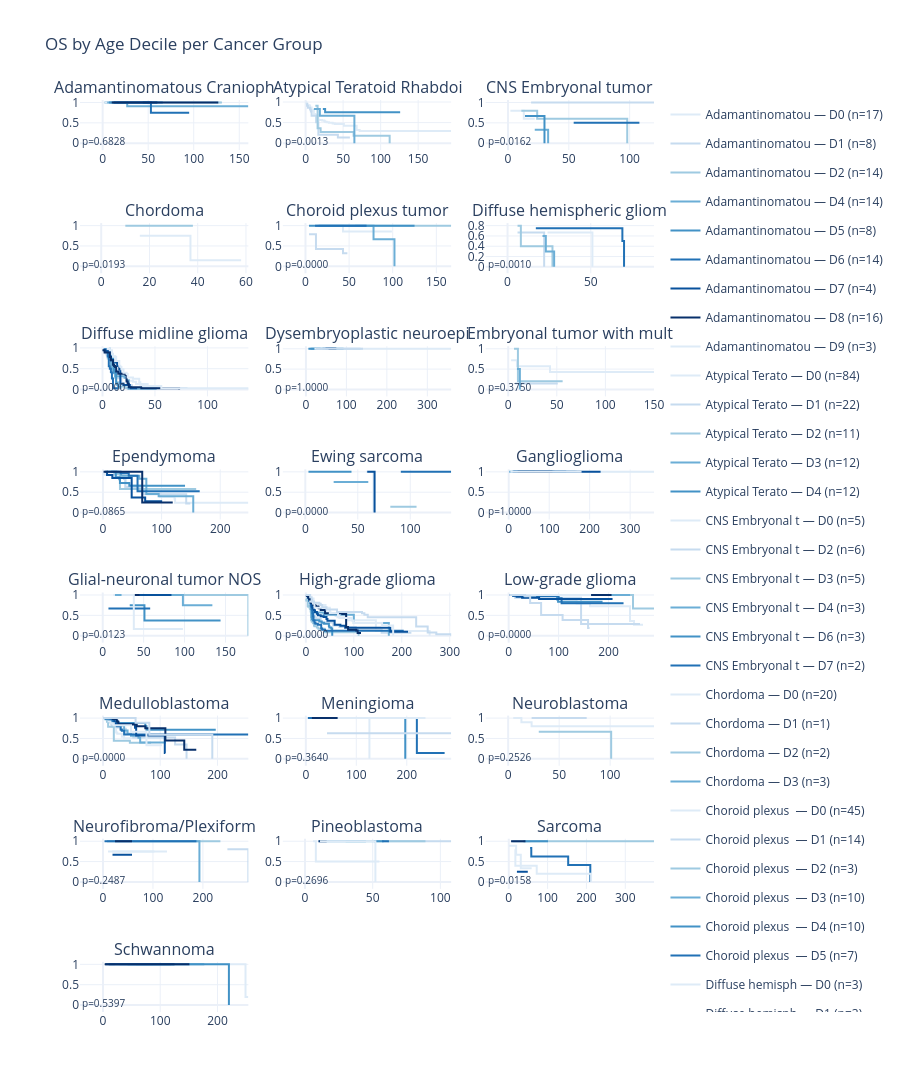

Notebook code for this chart:
### Code cell
# Per-cancer: OS by age decile (within each cancer group)
os_groups = [g for g in target_groups if 
             merged[(merged['CANCER_GROUP']==g) & merged['AGE'].notna() 
                    & merged['OS_MONTHS'].notna() & merged['os_event'].notna()].shape[0] >= 20]

results_os = []
n_groups = len(os_groups)
n_cols = min(3, n_groups)
n_rows = max(1, int(np.ceil(n_groups / n_cols)))

fig = make_subplots(rows=n_rows, cols=n_cols,
                    subplot_titles=[f'{g[:25]}' for g in os_groups],
                    vertical_spacing=0.08, horizontal_spacing=0.06)

idx = 0
for group in os_groups:
    gdata = merged[(merged['CANCER_GROUP']==group) & merged['AGE'].notna()
                   & merged['OS_MONTHS'].notna() & merged['os_event'].notna()].copy()
    if len(gdata) < 20: continue
    
    # Create deciles within this cancer group
    gdata['age_decile'] = 'D' + pd.qcut(gdata['AGE'], 10, labels=False, duplicates='drop').astype(str)
    if gdata['age_decile'].nunique() < 2: continue
    
    grps = [(gdata[gdata['age_decile']==v]['OS_MONTHS'], gdata[gdata['age_decile']==v]['os_event'])
            for v in sorted(gdata['age_decile'].unique())]
    p = logrank_multi(grps)
    results_os.append({'group': group, 'n': len(gdata), 'n_events': int(gdata['os_event'].sum()), 'p_value': p})
    
    row = idx // n_cols + 1
    col = idx % n_cols + 1
    
    for i, v in enumerate(sorted(gdata['age_decile'].unique())):
        sub = gdata[gdata['age_decile']==v]
        km = kaplan_meier(sub['OS_MONTHS'], sub['os_event'])
        fig = add_km(fig, km, f'{group[:15]} — {v} (n={len(sub)})', decile_colors[i % len(decile_colors)], row=row, col=col)
    
    fig.add_annotation(text=f'p={p:.4f}', xref=f'x{idx+1}', yref=f'y{idx+1}',
                       x=0.95, y=0.05, showarrow=False, font=dict(size=10))
    idx += 1

fig.update_layout(height=250*n_rows, title_text='OS by Age Decile per Cancer Group', template='plotly_white', showlegend=True)
try:
    fig.show()
except:
    pass

if results_os:
    print(f"\nPer-cancer OS by age decile results:")
    print(f"{'Cancer Group':45s} {'N':6s} {'Events':6s} {'p':8s}")
    print('-'*70)
    for r in sorted(results_os, key=lambda x: x['p_value']):
        sig = '✅' if r['p_value'] < 0.05 else '❌'
        print(f"{r['group']:45s} {r['n']:6d} {r['n_events']:6d} {r['p_value']:.4f}  {sig}")
